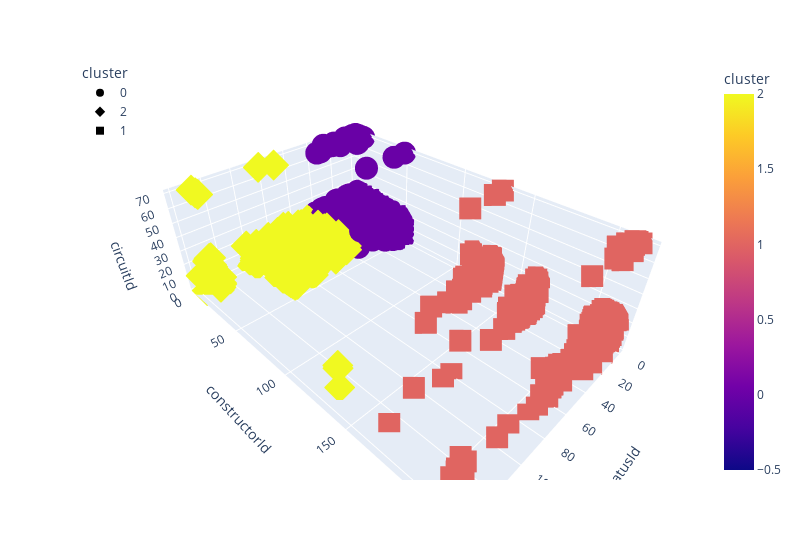

Here is the notebook cell this chart was saved with:
### Code cell
fig = px.scatter_3d(
    raceresults_df,
    x="statusId",
    y="constructorId",
    z="circuitId",
    color="cluster",
    symbol="cluster",
    width=800,
#     hover_name="CoinName",
#     hover_data=["Algorithm"],
)
fig.update_layout(legend=dict(x=0, y=1))
fig.show()

### Figure 1 — Plotly figure (JSON) as saved in the notebook; plotly's stock layout.template omitted (floating-point values rounded to 4 significant figures; data arrays with more than 128 entries replaced by an {"elided": "..."} marker saying what was removed)
{"data": [{"hovertemplate": "cluster=%{marker.color}<br>statusId=%{x}<br>constructorId=%{y}<br>circuitId=%{z}<extra></extra>", "legendgroup": "0", "marker": {"color": {"elided": "8593 int values"}, "coloraxis": "coloraxis", "symbol": "circle"}, "mode": "markers", "name": "0", "scene": "scene", "showlegend": true, "type": "scatter3d", "x": {"elided": "8593 int values"}, "y": {"elided": "8593 int values"}, "z": {"elided": "8593 int values"}}, {"hovertemplate": "cluster=%{marker.color}<br>statusId=%{x}<br>constructorId=%{y}<br>circuitId=%{z}<extra></extra>", "legendgroup": "2", "marker": {"color": {"elided": "530 int values"}, "coloraxis": "coloraxis", "symbol": "diamond"}, "mode": "markers", "name": "2", "scene": "scene", "showlegend": true, "type": "scatter3d", "x": {"elided": "530 int values"}, "y": {"elided": "530 int values"}, "z": {"elided": "530 int values"}}, {"hovertemplate": "cluster=%{marker.color}<br>statusId=%{x}<br>constructorId=%{y}<br>circuitId=%{z}<extra></extra>", "legendgroup": "1", "marker": {"color": {"elided": "1217 int values"}, "coloraxis": "coloraxis", "symbol": "square"}, "mode": "markers", "name": "1", "scene": "scene", "showlegend": true, "type": "scatter3d", "x": {"elided": "1217 int values"}, "y": {"elided": "1217 int values"}, "z": {"elided": "1217 int values"}}], "layout": {"coloraxis": {"colorbar": {"title": {"text": "cluster"}}, "colorscale": [[0, "#0d0887"], [0.1111, "#46039f"], [0.2222, "#7201a8"], [0.3333, "#9c179e"], [0.4444, "#bd3786"], [0.5556, "#d8576b"], [0.6667, "#ed7953"], [0.7778, "#fb9f3a"], [0.8889, "#fdca26"], [1, "#f0f921"]]}, "legend": {"title": {"text": "cluster"}, "tracegroupgap": 0, "x": 0, "y": 1}, "margin": {"t": 60}, "scene": {"domain": {"x": [0, 1], "y": [0, 1]}, "xaxis": {"title": {"text": "statusId"}}, "yaxis": {"title": {"text": "constructorId"}}, "zaxis": {"title": {"text": "circuitId"}}}, "width": 800}}
